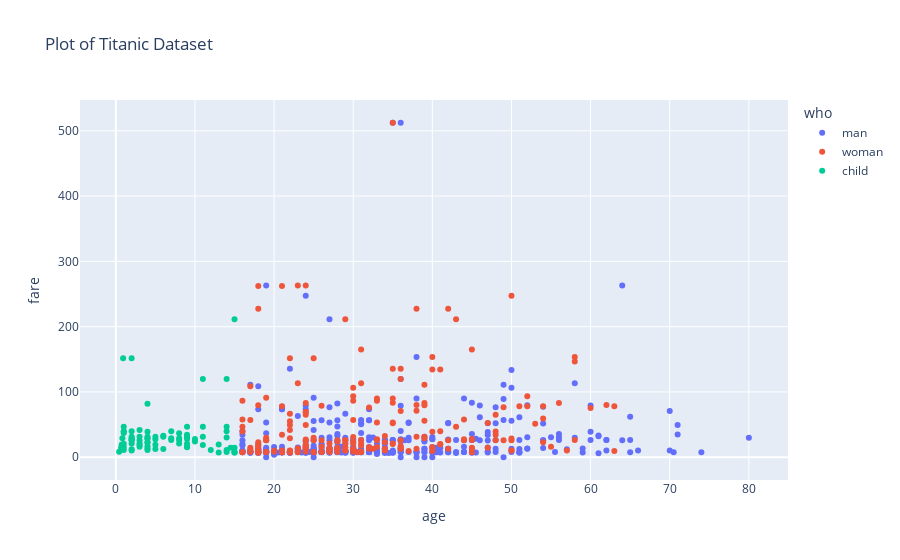

Source (notebook cell):
### Code cell
ti=sns.load_dataset('titanic')
fig=px.scatter(ti,x='age',y='fare',title='Plot of Titanic Dataset',color='who')
fig.show()

### Figure 1 — Plotly figure (JSON) as saved in the notebook; plotly's stock layout.template omitted (floating-point values rounded to 4 significant figures; data arrays with more than 128 entries replaced by an {"elided": "..."} marker saying what was removed)
{"data": [{"hovertemplate": "who=man<br>age=%{x}<br>fare=%{y}<extra></extra>", "legendgroup": "man", "marker": {"color": "#636efa", "symbol": "circle"}, "mode": "markers", "name": "man", "orientation": "v", "showlegend": true, "type": "scatter", "x": {"elided": "537 float values"}, "xaxis": "x", "y": {"elided": "537 float values"}, "yaxis": "y"}, {"hovertemplate": "who=woman<br>age=%{x}<br>fare=%{y}<extra></extra>", "legendgroup": "woman", "marker": {"color": "#EF553B", "symbol": "circle"}, "mode": "markers", "name": "woman", "orientation": "v", "showlegend": true, "type": "scatter", "x": {"elided": "271 float values"}, "xaxis": "x", "y": {"elided": "271 float values"}, "yaxis": "y"}, {"hovertemplate": "who=child<br>age=%{x}<br>fare=%{y}<extra></extra>", "legendgroup": "child", "marker": {"color": "#00cc96", "symbol": "circle"}, "mode": "markers", "name": "child", "orientation": "v", "showlegend": true, "type": "scatter", "x": [2.0, 14.0, 4.0, 14.0, 2.0, 15.0, 8.0, 14.0, 3.0, 7.0, 5.0, 11.0, 4.0, 0.83, 14.5, 2.0, 12.0, 9.0, 1.0, 9.0, 4.0, 1.0, 9.0, 1.0, 4.0, 3.0, 2.0, 5.0, 8.0, 3.0, 7.0, 2.0, 0.92, 2.0, 3.0, 15.0, 3.0, 1.0, 1.0, 3.0, 10.0, 14.0, 4.0, 13.0, 5.0, 0.75, 2.0, 9.0, 9.0, 2.0, 7.0, 9.0, 11.0, 8.0, 4.0, 9.0, 2.0, 0.75, 14.0, 14.0, 15.0, 4.0, 6.0, 11.0, 4.0, 6.0, 0.67, 5.0, 13.0, 8.0, 1.0, 11.0, 0.42, 6.0, 10.0, 2.0, 1.0, 15.0, 0.83, 4.0, 9.0, 4.0, 15.0], "xaxis": "x", "y": [21.07, 30.07, 16.7, 7.854, 29.12, 8.029, 21.07, 11.24, 41.58, 39.69, 27.75, 46.9, 27.9, 29.0, 14.45, 31.27, 11.24, 34.38, 39.69, 20.52, 29.12, 11.13, 31.39, 39.0, 22.02, 26.0, 10.46, 31.39, 26.25, 31.39, 29.12, 151.6, 151.6, 26.0, 15.9, 7.229, 21.07, 15.74, 46.9, 18.75, 24.15, 120.0, 81.86, 19.5, 19.26, 19.26, 12.29, 46.9, 15.9, 26.0, 26.25, 31.27, 31.27, 36.75, 39.0, 27.9, 27.9, 19.26, 46.9, 39.69, 211.3, 13.42, 33.0, 18.79, 23.0, 12.47, 14.5, 12.47, 7.229, 29.12, 20.57, 120.0, 8.517, 31.27, 27.9, 39.69, 37.0, 14.45, 18.75, 31.27, 15.25, 11.13, 7.225], "yaxis": "y"}], "layout": {"legend": {"title": {"text": "who"}, "tracegroupgap": 0}, "title": {"text": "Plot of Titanic Dataset"}, "xaxis": {"anchor": "y", "domain": [0, 1], "title": {"text": "age"}}, "yaxis": {"anchor": "x", "domain": [0, 1], "title": {"text": "fare"}}}}
